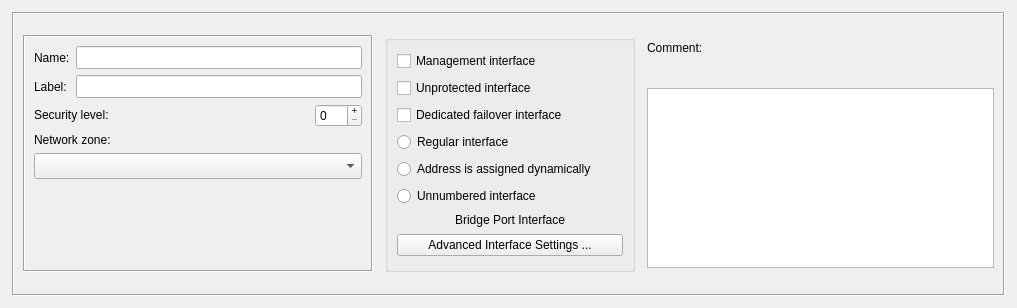
<ui version="4.0" >
 <class>InterfaceDialog_q</class>
 <widget class="QWidget" name="InterfaceDialog_q" >
  <property name="enabled" >
   <bool>true</bool>
  </property>
  <property name="geometry" >
   <rect>
    <x>0</x>
    <y>0</y>
    <width>1017</width>
    <height>308</height>
   </rect>
  </property>
  <property name="sizePolicy" >
   <sizepolicy vsizetype="MinimumExpanding" hsizetype="Preferred" >
    <horstretch>0</horstretch>
    <verstretch>0</verstretch>
   </sizepolicy>
  </property>
  <property name="windowTitle" >
   <string>Interface</string>
  </property>
  <layout class="QGridLayout" name="gridLayout_2" >
   <property name="margin" >
    <number>12</number>
   </property>
   <item row="0" column="0" >
    <widget class="QFrame" name="frame7" >
     <property name="sizePolicy" >
      <sizepolicy vsizetype="Preferred" hsizetype="Preferred" >
       <horstretch>0</horstretch>
       <verstretch>0</verstretch>
      </sizepolicy>
     </property>
     <property name="frameShape" >
      <enum>QFrame::Box</enum>
     </property>
     <property name="frameShadow" >
      <enum>QFrame::Sunken</enum>
     </property>
     <layout class="QGridLayout" name="gridLayout_4" >
      <property name="spacing" >
       <number>12</number>
      </property>
      <item rowspan="2" row="0" column="0" >
       <widget class="QFrame" name="frame26" >
        <property name="sizePolicy" >
         <sizepolicy vsizetype="Preferred" hsizetype="Fixed" >
          <horstretch>0</horstretch>
          <verstretch>0</verstretch>
         </sizepolicy>
        </property>
        <property name="minimumSize" >
         <size>
          <width>350</width>
          <height>0</height>
         </size>
        </property>
        <property name="maximumSize" >
         <size>
          <width>350</width>
          <height>16777215</height>
         </size>
        </property>
        <property name="frameShape" >
         <enum>QFrame::Box</enum>
        </property>
        <property name="frameShadow" >
         <enum>QFrame::Sunken</enum>
        </property>
        <layout class="QGridLayout" name="gridLayout_6" >
         <item row="0" column="0" >
          <layout class="QGridLayout" name="gridLayout_3" >
           <item row="0" column="0" >
            <widget class="QLabel" name="textLabel1" >
             <property name="sizePolicy" >
              <sizepolicy vsizetype="Preferred" hsizetype="Minimum" >
               <horstretch>0</horstretch>
               <verstretch>0</verstretch>
              </sizepolicy>
             </property>
             <property name="text" >
              <string>Name:</string>
             </property>
             <property name="wordWrap" >
              <bool>false</bool>
             </property>
            </widget>
           </item>
           <item row="0" column="1" >
            <widget class="QLineEdit" name="obj_name" >
             <property name="sizePolicy" >
              <sizepolicy vsizetype="Fixed" hsizetype="Preferred" >
               <horstretch>1</horstretch>
               <verstretch>0</verstretch>
              </sizepolicy>
             </property>
             <property name="minimumSize" >
              <size>
               <width>200</width>
               <height>23</height>
              </size>
             </property>
            </widget>
           </item>
           <item row="1" column="0" >
            <widget class="QLabel" name="textLabel2_2" >
             <property name="sizePolicy" >
              <sizepolicy vsizetype="Preferred" hsizetype="Minimum" >
               <horstretch>0</horstretch>
               <verstretch>0</verstretch>
              </sizepolicy>
             </property>
             <property name="text" >
              <string>Label:</string>
             </property>
             <property name="wordWrap" >
              <bool>false</bool>
             </property>
            </widget>
           </item>
           <item row="1" column="1" >
            <widget class="QLineEdit" name="label" >
             <property name="sizePolicy" >
              <sizepolicy vsizetype="Fixed" hsizetype="Preferred" >
               <horstretch>0</horstretch>
               <verstretch>0</verstretch>
              </sizepolicy>
             </property>
             <property name="minimumSize" >
              <size>
               <width>200</width>
               <height>23</height>
              </size>
             </property>
            </widget>
           </item>
          </layout>
         </item>
         <item row="1" column="0" >
          <layout class="QGridLayout" name="gridLayout_5" >
           <item row="0" column="0" >
            <widget class="QLabel" name="seclevelLabel" >
             <property name="sizePolicy" >
              <sizepolicy vsizetype="Fixed" hsizetype="Preferred" >
               <horstretch>0</horstretch>
               <verstretch>0</verstretch>
              </sizepolicy>
             </property>
             <property name="minimumSize" >
              <size>
               <width>0</width>
               <height>0</height>
              </size>
             </property>
             <property name="text" >
              <string>Security level:</string>
             </property>
             <property name="wordWrap" >
              <bool>false</bool>
             </property>
            </widget>
           </item>
           <item row="0" column="1" >
            <widget class="QSpinBox" name="seclevel" >
             <property name="sizePolicy" >
              <sizepolicy vsizetype="Fixed" hsizetype="Fixed" >
               <horstretch>0</horstretch>
               <verstretch>0</verstretch>
              </sizepolicy>
             </property>
             <property name="minimumSize" >
              <size>
               <width>0</width>
               <height>0</height>
              </size>
             </property>
             <property name="toolTip" >
              <string>&lt;p>Each interface of the firewall must have security level associated with it.&lt;br>Security level can be any number between 0 and 100, 0 being least secure and 100 being most secure levels. Interface with security level 0 ususally serves Internet connection.&lt;/p></string>
             </property>
             <property name="whatsThis" >
              <string>&lt;p>Each interface of the firewall must have security level associated with it.&lt;br>
Security level can be any number between 0 and 100, 0 being least secure and 100 being most secure levels. Interface with security level 0 ususally serves Internet connection.&lt;/p></string>
             </property>
             <property name="buttonSymbols" >
              <enum>QAbstractSpinBox::PlusMinus</enum>
             </property>
             <property name="maximum" >
              <number>100</number>
             </property>
            </widget>
           </item>
           <item row="1" column="0" colspan="2" >
            <widget class="QLabel" name="netzoneLabel" >
             <property name="sizePolicy" >
              <sizepolicy vsizetype="Fixed" hsizetype="Preferred" >
               <horstretch>0</horstretch>
               <verstretch>0</verstretch>
              </sizepolicy>
             </property>
             <property name="text" >
              <string>Network zone:</string>
             </property>
             <property name="wordWrap" >
              <bool>false</bool>
             </property>
            </widget>
           </item>
           <item row="2" column="0" colspan="2" >
            <widget class="QComboBox" name="netzone" >
             <property name="sizePolicy" >
              <sizepolicy vsizetype="Fixed" hsizetype="Preferred" >
               <horstretch>0</horstretch>
               <verstretch>0</verstretch>
              </sizepolicy>
             </property>
             <property name="minimumSize" >
              <size>
               <width>0</width>
               <height>26</height>
              </size>
             </property>
             <property name="toolTip" >
              <string>&lt;p>Network zone consists of hosts and networks that can be reached through this interface of the firewall. Subnet to which this interface is directly attached must be part of its network zone. Other subnets reachable by means of routing should alse be added to the network zone.
&lt;br>
If network zone for this interface consists of only one subnet, you can simply choose that network's object in the pull-down below. If your network zone should include multiple subnets, you need to create an Object Group, then put all hosts and networks which are going to be part of the network zone into that group and finally choose this group in the pull-down below.&lt;/p></string>
             </property>
             <property name="whatsThis" >
              <string>&lt;p>Network zone consists of hosts and networks that can be reached through this interface of the firewall. Subnet to which this interface is directly attached must be part of its network zone. Other subnets reachable by means of routing should alse be added to the network zone.
&lt;br>
If network zone for this interface consists of only one subnet, you can simply choose that network's object in the pull-down below. If your network zone should include multiple subnets, you need to create an Object Group, then put all hosts and networks which are going to be part of the network zone into that group and finally choose this group in the pull-down below.&lt;/p></string>
             </property>
            </widget>
           </item>
          </layout>
         </item>
         <item row="2" column="0" >
          <spacer name="verticalSpacer" >
           <property name="orientation" >
            <enum>Qt::Vertical</enum>
           </property>
           <property name="sizeHint" stdset="0" >
            <size>
             <width>20</width>
             <height>70</height>
            </size>
           </property>
          </spacer>
         </item>
        </layout>
       </widget>
      </item>
      <item rowspan="2" row="0" column="1" >
       <widget class="QGroupBox" name="interfaceOptionsGroup" >
        <property name="sizePolicy" >
         <sizepolicy vsizetype="Preferred" hsizetype="Preferred" >
          <horstretch>0</horstretch>
          <verstretch>0</verstretch>
         </sizepolicy>
        </property>
        <property name="minimumSize" >
         <size>
          <width>250</width>
          <height>0</height>
         </size>
        </property>
        <property name="title" >
         <string/>
        </property>
        <property name="flat" >
         <bool>false</bool>
        </property>
        <layout class="QGridLayout" name="gridLayout" >
         <item row="0" column="0" >
          <widget class="QCheckBox" name="management" >
           <property name="toolTip" >
            <string>&lt;p>Check if this interface is used for management (SNMP queries, remote policy install etc.)&lt;p></string>
           </property>
           <property name="text" >
            <string>Management interface</string>
           </property>
          </widget>
         </item>
         <item row="1" column="0" >
          <widget class="QCheckBox" name="unprotected" >
           <property name="toolTip" >
            <string>Skip this interface while assigning policy rules</string>
           </property>
           <property name="text" >
            <string>Unprotected interface</string>
           </property>
          </widget>
         </item>
         <item row="2" column="0" >
          <widget class="QCheckBox" name="dedicated_failover" >
           <property name="text" >
            <string>Dedicated failover interface</string>
           </property>
          </widget>
         </item>
         <item row="3" column="0" >
          <widget class="QRadioButton" name="regular" >
           <property name="text" >
            <string>Regular interface</string>
           </property>
          </widget>
         </item>
         <item row="4" column="0" >
          <widget class="QRadioButton" name="dynamic" >
           <property name="text" >
            <string>Address is assigned dynamically</string>
           </property>
          </widget>
         </item>
         <item row="5" column="0" >
          <widget class="QRadioButton" name="unnumbered" >
           <property name="text" >
            <string>Unnumbered interface</string>
           </property>
          </widget>
         </item>
         <item row="6" column="0" >
          <widget class="QLabel" name="bridge_port_label" >
           <property name="sizePolicy" >
            <sizepolicy vsizetype="Fixed" hsizetype="Preferred" >
             <horstretch>0</horstretch>
             <verstretch>0</verstretch>
            </sizepolicy>
           </property>
           <property name="text" >
            <string>Bridge Port Interface</string>
           </property>
           <property name="alignment" >
            <set>Qt::AlignCenter</set>
           </property>
          </widget>
         </item>
         <item row="7" column="0" >
          <widget class="QPushButton" name="advancedconfig" >
           <property name="text" >
            <string>Advanced Interface Settings ...</string>
           </property>
          </widget>
         </item>
        </layout>
       </widget>
      </item>
      <item row="0" column="2" >
       <widget class="QLabel" name="textLabel2" >
        <property name="sizePolicy" >
         <sizepolicy vsizetype="Fixed" hsizetype="Preferred" >
          <horstretch>0</horstretch>
          <verstretch>0</verstretch>
         </sizepolicy>
        </property>
        <property name="text" >
         <string>Comment:</string>
        </property>
        <property name="wordWrap" >
         <bool>false</bool>
        </property>
       </widget>
      </item>
      <item row="1" column="2" >
       <widget class="QTextEdit" name="comment" >
        <property name="sizePolicy" >
         <sizepolicy vsizetype="Expanding" hsizetype="Expanding" >
          <horstretch>0</horstretch>
          <verstretch>100</verstretch>
         </sizepolicy>
        </property>
        <property name="minimumSize" >
         <size>
          <width>200</width>
          <height>0</height>
         </size>
        </property>
        <property name="maximumSize" >
         <size>
          <width>16777215</width>
          <height>180</height>
         </size>
        </property>
        <property name="tabChangesFocus" >
         <bool>true</bool>
        </property>
       </widget>
      </item>
     </layout>
    </widget>
   </item>
  </layout>
 </widget>
 <tabstops>
  <tabstop>obj_name</tabstop>
  <tabstop>label</tabstop>
  <tabstop>seclevel</tabstop>
  <tabstop>management</tabstop>
  <tabstop>regular</tabstop>
  <tabstop>dynamic</tabstop>
  <tabstop>unnumbered</tabstop>
  <tabstop>comment</tabstop>
 </tabstops>
 <resources>
  <include location="MainRes.qrc" />
 </resources>
 <connections>
  <connection>
   <sender>unprotected</sender>
   <signal>toggled(bool)</signal>
   <receiver>InterfaceDialog_q</receiver>
   <slot>changed()</slot>
   <hints>
    <hint type="sourcelabel" >
     <x>20</x>
     <y>20</y>
    </hint>
    <hint type="destinationlabel" >
     <x>20</x>
     <y>20</y>
    </hint>
   </hints>
  </connection>
  <connection>
   <sender>dynamic</sender>
   <signal>toggled(bool)</signal>
   <receiver>InterfaceDialog_q</receiver>
   <slot>changed()</slot>
   <hints>
    <hint type="sourcelabel" >
     <x>20</x>
     <y>20</y>
    </hint>
    <hint type="destinationlabel" >
     <x>20</x>
     <y>20</y>
    </hint>
   </hints>
  </connection>
  <connection>
   <sender>advancedconfig</sender>
   <signal>clicked()</signal>
   <receiver>InterfaceDialog_q</receiver>
   <slot>openIfaceDialog()</slot>
   <hints>
    <hint type="sourcelabel" >
     <x>428</x>
     <y>232</y>
    </hint>
    <hint type="destinationlabel" >
     <x>428</x>
     <y>133</y>
    </hint>
   </hints>
  </connection>
  <connection>
   <sender>unnumbered</sender>
   <signal>toggled(bool)</signal>
   <receiver>InterfaceDialog_q</receiver>
   <slot>changed()</slot>
   <hints>
    <hint type="sourcelabel" >
     <x>20</x>
     <y>20</y>
    </hint>
    <hint type="destinationlabel" >
     <x>20</x>
     <y>20</y>
    </hint>
   </hints>
  </connection>
  <connection>
   <sender>regular</sender>
   <signal>toggled(bool)</signal>
   <receiver>InterfaceDialog_q</receiver>
   <slot>changed()</slot>
   <hints>
    <hint type="sourcelabel" >
     <x>20</x>
     <y>20</y>
    </hint>
    <hint type="destinationlabel" >
     <x>20</x>
     <y>20</y>
    </hint>
   </hints>
  </connection>
  <connection>
   <sender>management</sender>
   <signal>clicked()</signal>
   <receiver>InterfaceDialog_q</receiver>
   <slot>changed()</slot>
   <hints>
    <hint type="sourcelabel" >
     <x>20</x>
     <y>20</y>
    </hint>
    <hint type="destinationlabel" >
     <x>20</x>
     <y>20</y>
    </hint>
   </hints>
  </connection>
  <connection>
   <sender>label</sender>
   <signal>textChanged(QString)</signal>
   <receiver>InterfaceDialog_q</receiver>
   <slot>changed()</slot>
   <hints>
    <hint type="sourcelabel" >
     <x>20</x>
     <y>20</y>
    </hint>
    <hint type="destinationlabel" >
     <x>20</x>
     <y>20</y>
    </hint>
   </hints>
  </connection>
  <connection>
   <sender>obj_name</sender>
   <signal>textChanged(QString)</signal>
   <receiver>InterfaceDialog_q</receiver>
   <slot>changed()</slot>
   <hints>
    <hint type="sourcelabel" >
     <x>20</x>
     <y>20</y>
    </hint>
    <hint type="destinationlabel" >
     <x>20</x>
     <y>20</y>
    </hint>
   </hints>
  </connection>
  <connection>
   <sender>seclevel</sender>
   <signal>valueChanged(int)</signal>
   <receiver>InterfaceDialog_q</receiver>
   <slot>changed()</slot>
   <hints>
    <hint type="sourcelabel" >
     <x>20</x>
     <y>20</y>
    </hint>
    <hint type="destinationlabel" >
     <x>20</x>
     <y>20</y>
    </hint>
   </hints>
  </connection>
  <connection>
   <sender>comment</sender>
   <signal>textChanged()</signal>
   <receiver>InterfaceDialog_q</receiver>
   <slot>changed()</slot>
   <hints>
    <hint type="sourcelabel" >
     <x>20</x>
     <y>20</y>
    </hint>
    <hint type="destinationlabel" >
     <x>20</x>
     <y>20</y>
    </hint>
   </hints>
  </connection>
  <connection>
   <sender>netzone</sender>
   <signal>activated(int)</signal>
   <receiver>InterfaceDialog_q</receiver>
   <slot>changed()</slot>
   <hints>
    <hint type="sourcelabel" >
     <x>186</x>
     <y>167</y>
    </hint>
    <hint type="destinationlabel" >
     <x>441</x>
     <y>142</y>
    </hint>
   </hints>
  </connection>
  <connection>
   <sender>dedicated_failover</sender>
   <signal>clicked()</signal>
   <receiver>InterfaceDialog_q</receiver>
   <slot>changed()</slot>
   <hints>
    <hint type="sourcelabel" >
     <x>520</x>
     <y>110</y>
    </hint>
    <hint type="destinationlabel" >
     <x>508</x>
     <y>153</y>
    </hint>
   </hints>
  </connection>
 </connections>
 <slots>
  <slot>changed()</slot>
 </slots>
</ui>
